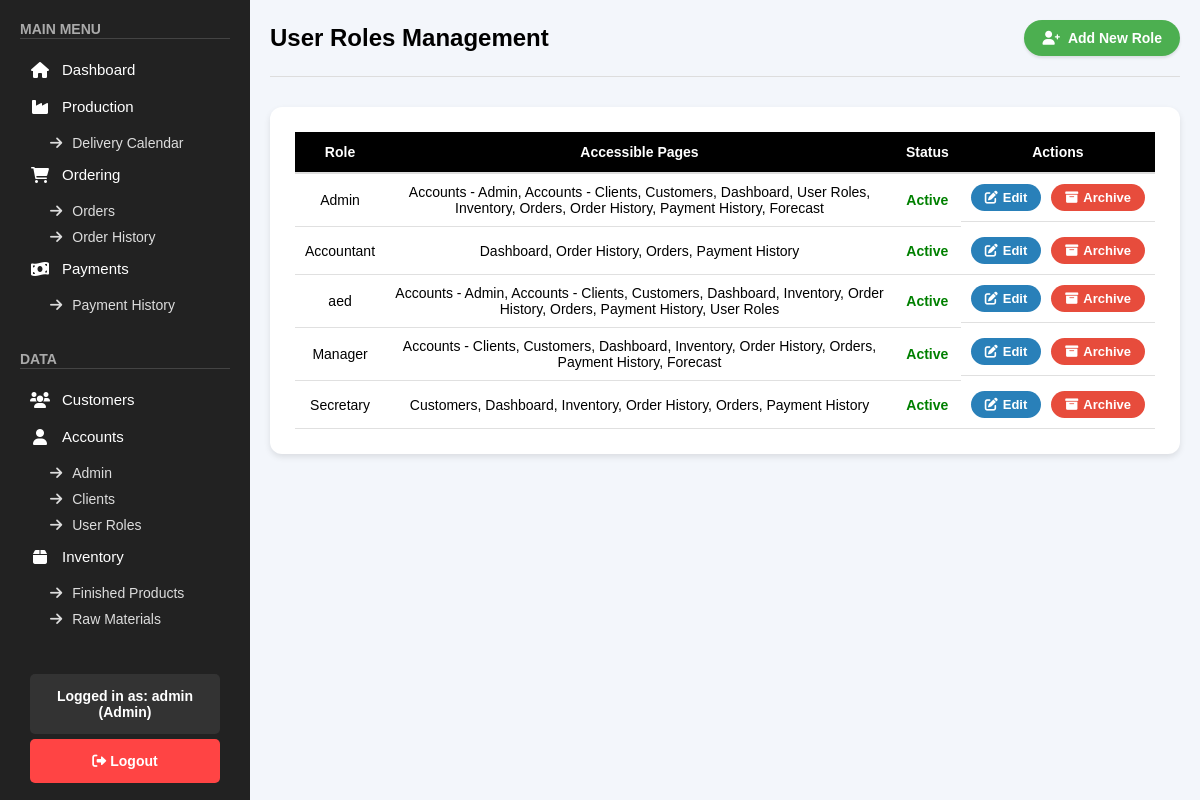
Page /public/pages/user_roles.php (signed in) on the earlier database version.
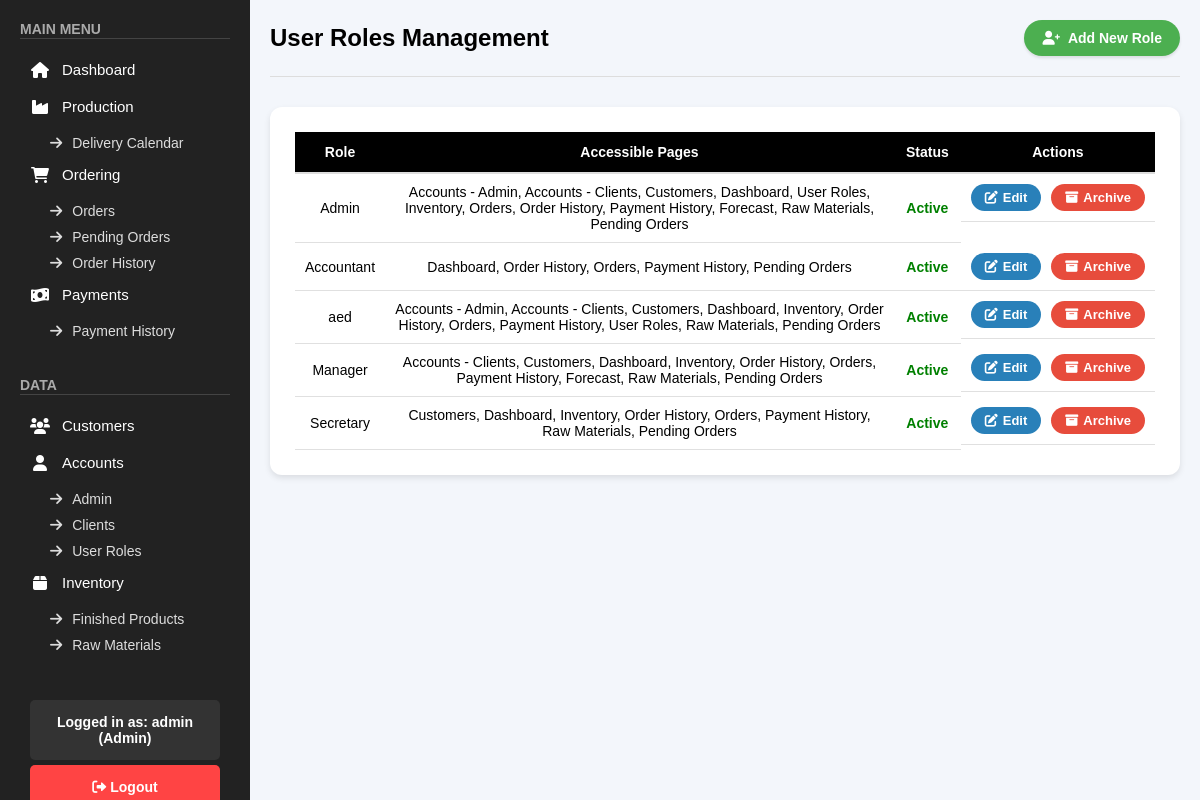
Same page on the later database version.
### tables this page shows
CREATE TABLE `roles` (
  `role_id` int(11) NOT NULL,
  `role_name` varchar(255) DEFAULT NULL,
  `status` enum('active','inactive') DEFAULT 'active',
  `pages` text NOT NULL
);

### public/pages/user_roles.php (the view, shortened to what the changed rows need)
<?php
include "../../backend/check_role.php";
$roles_query = "SELECT * FROM roles ORDER BY (role_name = 'admin') DESC, role_name ASC";
$roles_result = $conn->query($roles_query);
?>
<!DOCTYPE html>
<html lang="en">
<head>
    <link rel="stylesheet" href="/css/user_roles.css">
    <link rel="stylesheet" href="/css/sidebar.css">
    <link rel="stylesheet" href="https://cdnjs.cloudflare.com/ajax/libs/font-awesome/6.0.0/css/all.min.css">
</head>
<body>
    <?php include '../sidebar.php'; ?>
    <div class="main-content">
        <div class="accounts-header">
            <h1>User Roles Management</h1>
        </div>
        <div class="accounts-table-container">
            <table class="accounts-table">
                <thead>
                    <tr>
                        <th>Role</th>
                        <th>Accessible Pages</th>
                        <th>Status</th>
                        <th>Actions</th>
                    </tr>
                </thead>
                <tbody>
                    <?php while ($role = $roles_result->fetch_assoc()): ?>
                        <tr>
                            <td><?= htmlspecialchars($role['role_name']) ?></td>
                            <td><?= htmlspecialchars($role['pages'] ?? 'None') ?></td>
                            <td class="<?= $role['status'] == 'active' ? 'status-active' : 'status-inactive' ?>">
                                <?= htmlspecialchars(ucfirst($role['status'])) ?>
                            </td>
                            <td class="action-buttons">
                                <?php if ($role['role_name'] !== 'admin'): ?>
                                    <button type="button" class="edit-btn"
                                        onclick="showRoleForm('<?= $role['role_id'] ?>', '<?= htmlspecialchars($role['role_name']) ?>', '<?= htmlspecialchars($role['pages']) ?>')">
                                        <i class="fas fa-edit"></i> Edit
                                    </button>
                                    <form method="POST" action="../../backend/roles/manage_roles.php" style="display:inline;">
                                        <button type="submit" class="<?= $role['status'] == 'active' ? 'archive-btn' : 'activate-btn' ?>">
                                            <i class="fas fa-<?= $role['status'] == 'active' ? 'archive' : 'check' ?>"></i> <?= ucfirst($role['status'] == 'active' ? 'Archive' : 'Activate') ?>
                                        </button>
                                    </form>
                                <?php endif; ?>
                            </td>
                        </tr>
                    <?php endwhile; ?>
                </tbody>
            </table>
        </div>
    </div>
</body>
</html>

### public/sidebar.php (shortened to what the changed rows need)
<?php
include_once "../../backend/check_role.php";
if (isset($_SESSION['admin_user_id'])) {
    $role = $_SESSION['admin_role'] ?? 'guest';
} else if (isset($_SESSION['client_user_id'])) {
    $username = $_SESSION['client_username'] ?? 'Guest';
    $role = $_SESSION['client_role'] ?? 'guest';
} else {
    $username = $_SESSION['username'] ?? 'Guest';
    $role = $_SESSION['role'] ?? 'guest';
}
$stmt = $conn->prepare("SELECT pages FROM roles WHERE role_name = ? AND status = 'active'");
$stmt->bind_param("s", $role);
$stmt->execute();
$stmt->bind_result($pages);
$allowedPages = array_map('trim', explode(',', $pages));
?>
<div class="sidebar">
    <div>
        <div class="menu-section">
            <?php if (in_array('Orders', $allowedPages) || in_array('Order History', $allowedPages) || in_array('Pending Orders', $allowedPages)): ?>
                <div class="submenu">
                    <div class="submenu-items">
                        <?php if (in_array('Orders', $allowedPages)): ?>
                            <a href="/public/pages/orders.php" class="submenu-item">
                                <i class="fas fa-arrow-right"></i> Orders
                            </a>
                        <?php endif; ?>
                        <?php if (in_array('Pending Orders', $allowedPages)): ?>
                            <a href="/public/pages/pending_orders.php" class="submenu-item">
                                <i class="fas fa-arrow-right"></i> Pending Orders
                            </a>
                        <?php endif; ?>
                        <?php if (in_array('Order History', $allowedPages)): ?>
                            <a href="/public/pages/order_history.php" class="submenu-item">
                                <i class="fas fa-arrow-right"></i> Order History
                            </a>
                        <?php endif; ?>
                    </div>
                </div>
            <?php endif; ?>
        </div>
    </div>
</div>

Differences in the rows shown:
changed roles "Admin": pages "Accounts - Admin, Accounts - Clients, Customers, Dashboard, User Roles, Inventory, Orders, Order History, Payment History, Forecast" → "…Order History, Payment History, Forecast, Raw Materials, Pending Orders"
changed roles "Accountant": pages "Dashboard, Order History, Orders, Payment History" → "Dashboard, Order History, Orders, Payment History, Pending Orders"
changed roles "aed": pages "Accounts - Admin, Accounts - Clients, Customers, Dashboard, Inventory, Order History, Orders, Payment History, User Roles" → "Accounts - Admin, Accounts - Clients, Customers, Dashboard, Inventory, Order History, Orders, Payment History, User Roles, Raw Materials, Pending Orders"
changed roles "Manager": pages "Accounts - Clients, Customers, Dashboard, Inventory, Order History, Orders, Payment History, Forecast" → "Accounts - Clients, Customers, Dashboard, Inventory, Order History, Orders, Payment History, Forecast, Raw Materials, Pending Orders"
changed roles "Secretary": pages "Customers, Dashboard, Inventory, Order History, Orders, Payment History" → "Customers, Dashboard, Inventory, Order History, Orders, Payment History, Raw Materials, Pending Orders"
Other differences:
text now shown: "Pending Orders"
